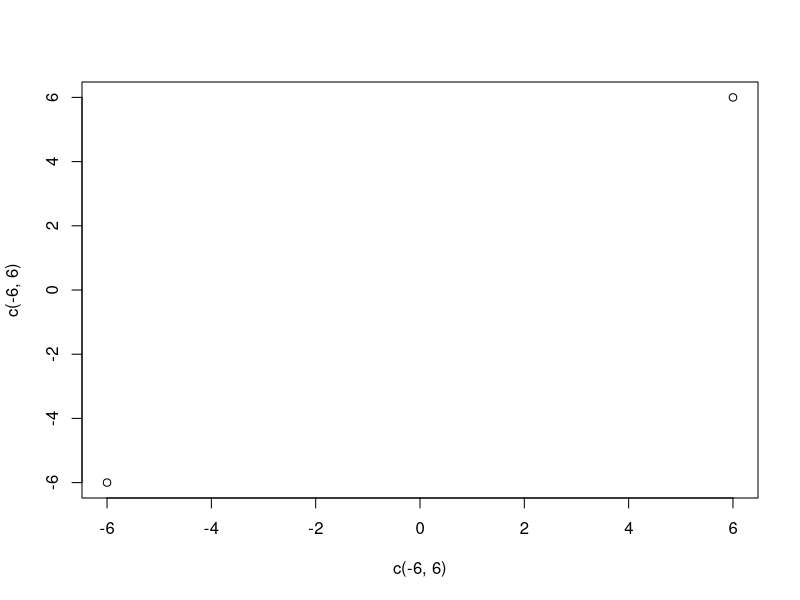

The R source for this figure: (Note: this script raises an error after producing the figure.)
gridY <- c(rep(-4, 5), rep(-3, 6), rep(-2, 7), rep(-1, 8), rep(0, 9), rep(1, 8), rep(2, 7), rep(3, 6), rep(4, 5))
gridY <- -gridY
plot(c(-6, 6), c(-6, 6))
gridX <- c(seq(-2, 2, 1), seq(-2.5, 2.5, 1), seq(-3, 3, 1), seq(-3.5, 3.5, 1), seq(-4, 4, 1), seq(-3.5, 3.5, 1), seq(-3, 3, 1), seq(-2.5, 2.5, 1), seq(-2, 2, 1))
grid <- rep(NA, 61)

pvalues <- tapply(all_data$pvalue, all_data$seg, mean)
slopes <- tapply(all_data$slope, all_data$seg, mean)

plot(c(-6, 6), c(-6, 6))
for(i in 1:61) {
  if (pvalues[i] < 0.05) {
    result_char = "0"
    if (slopes[i] > 0) result_char = "+"
    if (slopes[i] < 0) result_char = "-"  
  } else {
    result_char = "."
  }
  text(gridX[i], gridY[i], result_char)
}